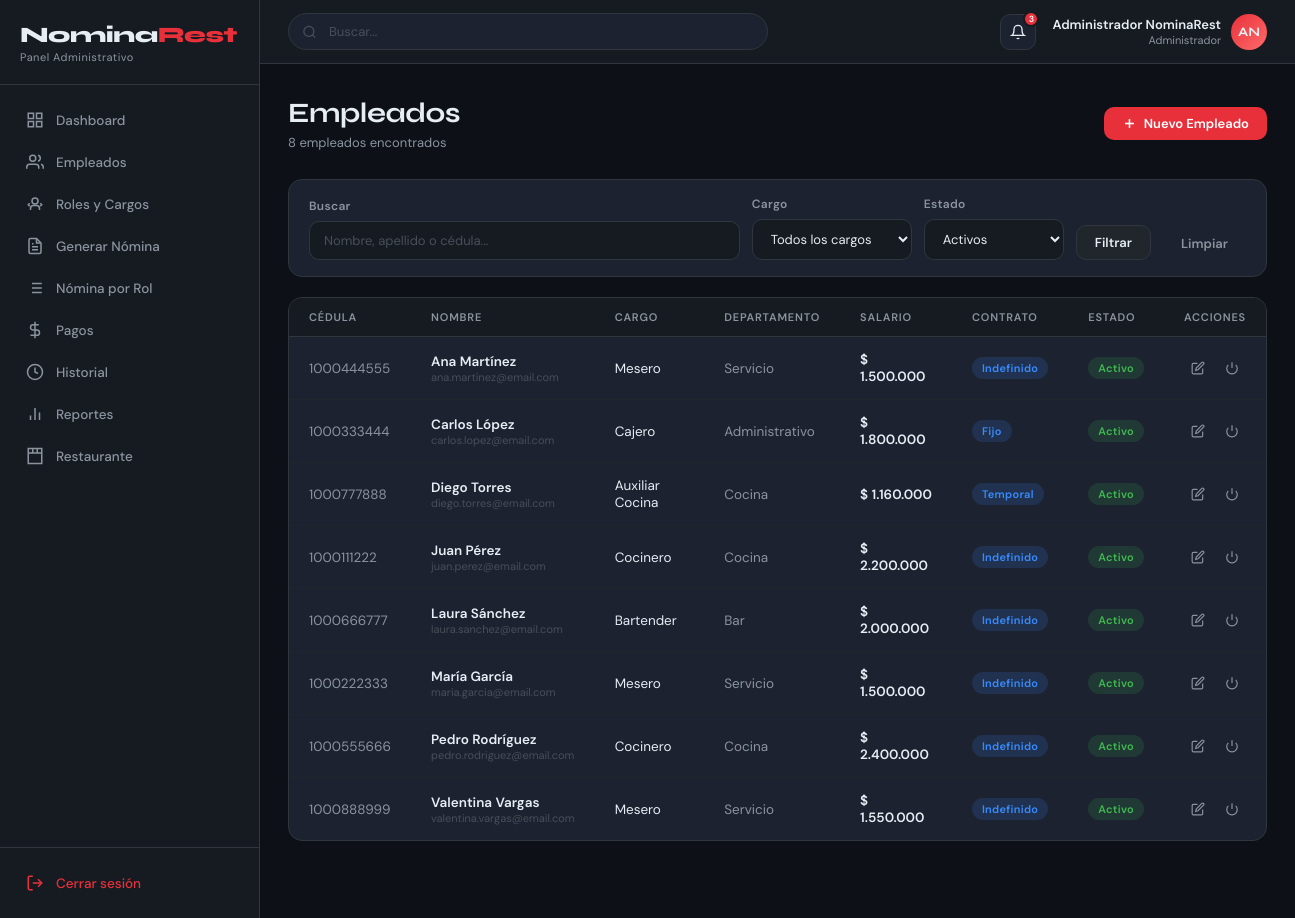
Screenshot of /modules/empleados/lista.php (signed in) with the database file from the repository.
### tables this page shows
CREATE TABLE empleados (
    id INT AUTO_INCREMENT PRIMARY KEY,
    cedula VARCHAR(20) NOT NULL UNIQUE,
    nombres VARCHAR(100) NOT NULL,
    apellidos VARCHAR(100) NOT NULL,
    email VARCHAR(150),
    telefono VARCHAR(20),
    cargo_id INT NOT NULL,
    fecha_ingreso DATE NOT NULL,
    salario DECIMAL(15,2) NOT NULL,
    tipo_contrato ENUM('indefinido','fijo','temporal','obra') DEFAULT 'indefinido',
    cuenta_bancaria VARCHAR(50),
    banco VARCHAR(100),
    activo TINYINT(1) DEFAULT 1,
    created_at TIMESTAMP DEFAULT CURRENT_TIMESTAMP,
    FOREIGN KEY (cargo_id) REFERENCES cargos(id)
);

CREATE TABLE cargos (
    id INT AUTO_INCREMENT PRIMARY KEY,
    nombre VARCHAR(100) NOT NULL,
    descripcion TEXT,
    salario_base DECIMAL(15,2) NOT NULL DEFAULT 0,
    departamento VARCHAR(100),
    activo TINYINT(1) DEFAULT 1,
    created_at TIMESTAMP DEFAULT CURRENT_TIMESTAMP
);

### includes/auth.php (called while the page is built, shortened)
<?php
function formatCOP($valor) {
    return '$ ' . number_format($valor, 0, ',', '.');
}

### modules/empleados/lista.php (the view, shortened to what this page needs)
<?php
require_once __DIR__ . '/../../includes/auth.php';
$db = getDB();
$buscar  = trim($_GET['buscar'] ?? '');
$filtroE = $_GET['estado'] ?? 'activo';
$where = ['1=1'];
$params = [];
if ($filtroE === 'activo')   { $where[] = "e.activo = 1"; }
$sql = "SELECT e.*, c.nombre as cargo_nombre, c.departamento
        FROM empleados e
        JOIN cargos c ON e.cargo_id = c.id
        WHERE " . implode(' AND ', $where) . "
        ORDER BY e.nombres, e.apellidos";
$stmt = $db->prepare($sql);
$stmt->execute($params);
$empleados = $stmt->fetchAll();
include __DIR__ . '/../../includes/header.php';
?>
<div class="page-header" style="display:flex;align-items:center;justify-content:space-between;flex-wrap:wrap;gap:12px">
  <div>
    <h1 class="page-title">Empleados</h1>
    <p class="page-subtitle"><?= count($empleados) ?> empleado<?= count($empleados) !== 1 ? 's' : '' ?> encontrado<?= count($empleados) !== 1 ? 's' : '' ?></p>
  </div>
  <button class="btn btn-primary" onclick="abrirModalCrear()">
    <svg width="15" height="15" viewBox="0 0 24 24" fill="none" stroke="currentColor" stroke-width="2.5"><line x1="12" y1="5" x2="12" y2="19"/><line x1="5" y1="12" x2="19" y2="12"/></svg>
    Nuevo Empleado
  </button>
</div>
<div class="card mb-16" style="margin-bottom:20px">
  <div class="card-body" style="padding:16px 20px">
    <form method="GET" style="display:flex;gap:12px;flex-wrap:wrap;align-items:flex-end">
      <div class="form-group" style="margin:0;flex:1;min-width:200px">
        <label class="form-label">Buscar</label>
        <input type="text" name="buscar" class="form-control" placeholder="Nombre, apellido o cédula..." value="<?= htmlspecialchars($buscar) ?>">
      </div>
      <div class="form-group" style="margin:0;min-width:160px">
        <label class="form-label">Cargo</label>
        <select name="cargo" class="form-control">
          <option value="">Todos los cargos</option>
        </select>
      </div>
      <div class="form-group" style="margin:0;min-width:140px">
        <label class="form-label">Estado</label>
        <select name="estado" class="form-control">
          <option value="activo"  <?= $filtroE === 'activo'   ? 'selected' : '' ?>>Activos</option>
        </select>
      </div>
      <button type="submit" class="btn btn-secondary">Filtrar</button>
      <a href="?" class="btn btn-ghost">Limpiar</a>
    </form>
  </div>
</div>
<div class="card">
  <div class="card-body table-wrap">
    <?php if (empty($empleados)): ?>
      <div class="empty-state">
        <svg viewBox="0 0 24 24" fill="none" stroke="currentColor" stroke-width="1.5"><path d="M17 21v-2a4 4 0 0 0-4-4H5a4 4 0 0 0-4 4v2"/><circle cx="9" cy="7" r="4"/></svg>
        <p>No se encontraron empleados</p>
      </div>
    <?php else: ?>
    <table>
      <thead>
        <tr>
          <th>Cédula</th>
          <th>Nombre</th>
          <th>Cargo</th>
          <th>Departamento</th>
          <th>Salario</th>
          <th>Contrato</th>
          <th>Estado</th>
          <th style="text-align:center">Acciones</th>
        </tr>
      </thead>
      <tbody>
        <?php foreach ($empleados as $e): ?>
        <tr>
          <td class="text-muted"><?= htmlspecialchars($e['cedula']) ?></td>
          <td>
            <div class="fw-600"><?= htmlspecialchars($e['nombres'] . ' ' . $e['apellidos']) ?></div>
            <?php if ($e['email']): ?>
            <div style="font-size:11px;color:var(--text-muted)"><?= htmlspecialchars($e['email']) ?></div>
            <?php endif; ?>
          </td>
          <td><?= htmlspecialchars($e['cargo_nombre']) ?></td>
          <td class="text-muted"><?= htmlspecialchars($e['departamento']) ?></td>
          <td class="fw-600"><?= formatCOP($e['salario']) ?></td>
          <td>
            <?php $contratos = ['indefinido'=>'Indefinido','fijo'=>'Fijo','temporal'=>'Temporal','obra'=>'Por obra']; ?>
            <span class="badge badge-blue"><?= $contratos[$e['tipo_contrato']] ?? $e['tipo_contrato'] ?></span>
          </td>
          <td>
            <span class="badge <?= $e['activo'] ? 'badge-green' : 'badge-red' ?>">
              <?= $e['activo'] ? 'Activo' : 'Inactivo' ?>
            </span>
          </td>
          <td style="text-align:center">
            <div style="display:flex;gap:6px;justify-content:center">
              <button class="btn btn-ghost btn-icon btn-sm" title="Editar" onclick="editarEmpleado(<?= $e['id'] ?>)">
                <svg width="14" height="14" viewBox="0 0 24 24" fill="none" stroke="currentColor" stroke-width="2"><path d="M11 4H4a2 2 0 0 0-2 2v14a2 2 0 0 0 2 2h14a2 2 0 0 0 2-2v-7"/><path d="M18.5 2.5a2.121 2.121 0 0 1 3 3L12 15l-4 1 1-4 9.5-9.5z"/></svg>
              </button>
              <button class="btn btn-ghost btn-icon btn-sm" title="<?= $e['activo'] ? 'Desactivar' : 'Activar' ?>" onclick="toggleEstado(<?= $e['id'] ?>, <?= $e['activo'] ?>)">
                <svg width="14" height="14" viewBox="0 0 24 24" fill="none" stroke="currentColor" stroke-width="2"><path d="M18.36 6.64a9 9 0 1 1-12.73 0"/><line x1="12" y1="2" x2="12" y2="12"/></svg>
              </button>
            </div>
          </td>
        </tr>
        <?php endforeach; ?>
      </tbody>
    </table>
    <?php endif; ?>
  </div>
</div>
<?php include __DIR__ . '/../../includes/footer.php'; ?>

### assets/css/app.css (style rules this page uses)
:root { --bg-primary: #0d1117; --bg-secondary: #161b22; --bg-card: #1c2230; --bg-hover: #21262d; --border: #30363d; --border-light: #21262d; --text-primary: #e6edf3; --text-secondary:#8b949e; --text-muted: #484f58; --accent-red: #e8303a; --accent-red-dim:#c0272f; --accent-green: #3fb950; --accent-yellow: #d29922; --accent-blue: #388bfd; --accent-purple: #bc8cff; --sidebar-w: 260px; --header-h: 64px; --radius-sm: 6px; --radius-md: 10px; --radius-lg: 14px; --shadow-card: 0 4px 20px rgba(0,0,0,0.4); --shadow-hover: 0 8px 30px rgba(0,0,0,0.5); }
*, *::before, *::after { box-sizing: border-box; margin: 0; padding: 0; }
html { font-size: 14px; scroll-behavior: smooth; }
body { font-family: 'DM Sans', sans-serif; background: var(--bg-primary); color: var(--text-primary); min-height: 100vh; overflow-x: hidden; }
.page-header { margin-bottom: 28px; }
.page-title { font-family: 'Syne', sans-serif; font-size: 28px; font-weight: 700; letter-spacing: -0.5px; }
.page-subtitle { color: var(--text-secondary); font-size: 13px; margin-top: 4px; }
.card { background: var(--bg-card); border: 1px solid var(--border); border-radius: var(--radius-lg); overflow: hidden; }
.card-body { padding: 0; }
.table-wrap { overflow-x: auto; }
table { width: 100%; border-collapse: collapse; }
thead th { padding: 12px 20px; text-align: left; font-size: 11px; font-weight: 600; text-transform: uppercase; letter-spacing: 0.8px; color: var(--text-secondary); border-bottom: 1px solid var(--border); background: var(--bg-secondary); }
tbody td { padding: 14px 20px; font-size: 13.5px; border-bottom: 1px solid var(--border-light); color: var(--text-primary); }
tbody tr:last-child td { border-bottom: none; }
.badge { display: inline-flex; align-items: center; padding: 4px 10px; border-radius: 50px; font-size: 11px; font-weight: 600; letter-spacing: 0.3px; }
.badge-green { background: rgba(63,185,80,0.15); color: var(--accent-green); }
.badge-blue { background: rgba(56,139,253,0.15); color: var(--accent-blue); }
.btn { display: inline-flex; align-items: center; gap: 7px; padding: 8px 18px; border-radius: var(--radius-md); font-size: 13px; font-weight: 600; font-family: 'DM Sans', sans-serif; cursor: pointer; transition: all 0.18s ease; text-decoration: none; border: none; outline: none; }
.btn-primary { background: var(--accent-red); color: #fff; }
.btn-secondary { background: var(--bg-hover); color: var(--text-primary); border: 1px solid var(--border); }
.btn-ghost { background: transparent; color: var(--text-secondary); }
.btn-sm { padding: 6px 12px; font-size: 12px; }
.btn-icon { padding: 7px; border-radius: var(--radius-sm); }
.form-group { margin-bottom: 18px; }
.form-label { display: block; font-size: 12px; font-weight: 600; letter-spacing: 0.3px; color: var(--text-secondary); margin-bottom: 7px; }
.form-control { width: 100%; background: var(--bg-secondary); border: 1px solid var(--border); border-radius: var(--radius-md); padding: 10px 14px; color: var(--text-primary); font-size: 13px; font-family: 'DM Sans', sans-serif; outline: none; transition: border-color 0.2s; }
.form-control::placeholder { color: var(--text-muted); }
select.form-control { cursor: pointer; }
.text-muted { color: var(--text-secondary); }
.fw-600 { font-weight: 600; }
.mb-16 { margin-bottom: 16px; }

### rows the page displays
empleados: cedula "1000444555", nombres+apellidos "Ana Martínez", email "ana.martinez@email.com", cargo.nombre "Mesero", cargo.departamento "Servicio", salario "$ 1.500.000", tipo_contrato "Indefinido", activo "Activo"
empleados: cedula "1000333444", nombres+apellidos "Carlos López", email "carlos.lopez@email.com", cargo.nombre "Cajero", cargo.departamento "Administrativo", salario "$ 1.800.000", tipo_contrato "Fijo", activo "Activo"
empleados: cedula "1000777888", nombres+apellidos "Diego Torres", email "diego.torres@email.com", cargo.nombre "Auxiliar Cocina", cargo.departamento "Cocina", salario "$ 1.160.000", tipo_contrato "Temporal", activo "Activo"
empleados: cedula "1000111222", nombres+apellidos "Juan Pérez", email "juan.perez@email.com", cargo.nombre "Cocinero", cargo.departamento "Cocina", salario "$ 2.200.000", tipo_contrato "Indefinido", activo "Activo"
empleados: cedula "1000666777", nombres+apellidos "Laura Sánchez", email "laura.sanchez@email.com", cargo.nombre "Bartender", cargo.departamento "Bar", salario "$ 2.000.000", tipo_contrato "Indefinido", activo "Activo"
empleados: cedula "1000222333", nombres+apellidos "María García", email "maria.garcia@email.com", cargo.nombre "Mesero", cargo.departamento "Servicio", salario "$ 1.500.000", tipo_contrato "Indefinido", activo "Activo"
empleados: cedula "1000555666", nombres+apellidos "Pedro Rodríguez", email "pedro.rodriguez@email.com", cargo.nombre "Cocinero", cargo.departamento "Cocina", salario "$ 2.400.000", tipo_contrato "Indefinido", activo "Activo"
empleados: cedula "1000888999", nombres+apellidos "Valentina Vargas", email "valentina.vargas@email.com", cargo.nombre "Mesero", cargo.departamento "Servicio", salario "$ 1.550.000", tipo_contrato "Indefinido", activo "Activo"

### other values shown
$userName "Administrador NominaRest"
$userRole "Administrador"
$initials "AN"
count($empleados) "8"
